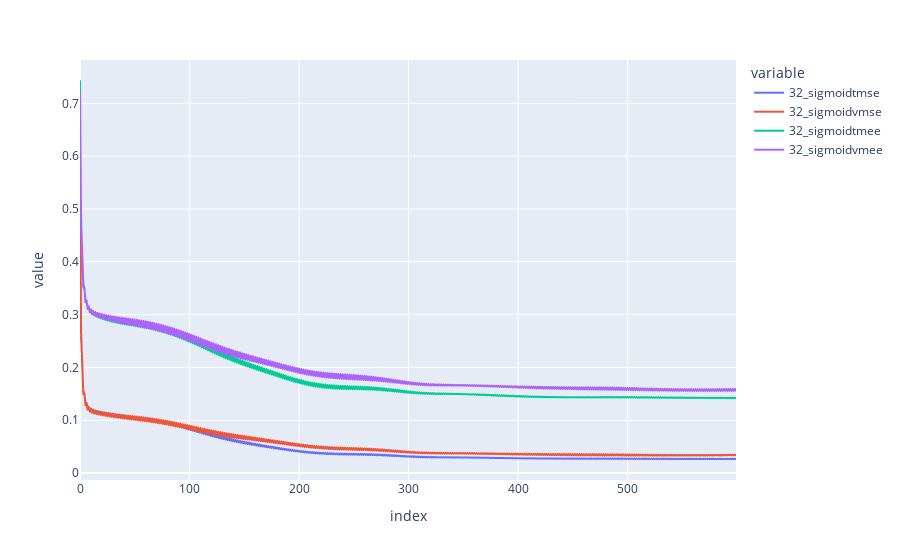
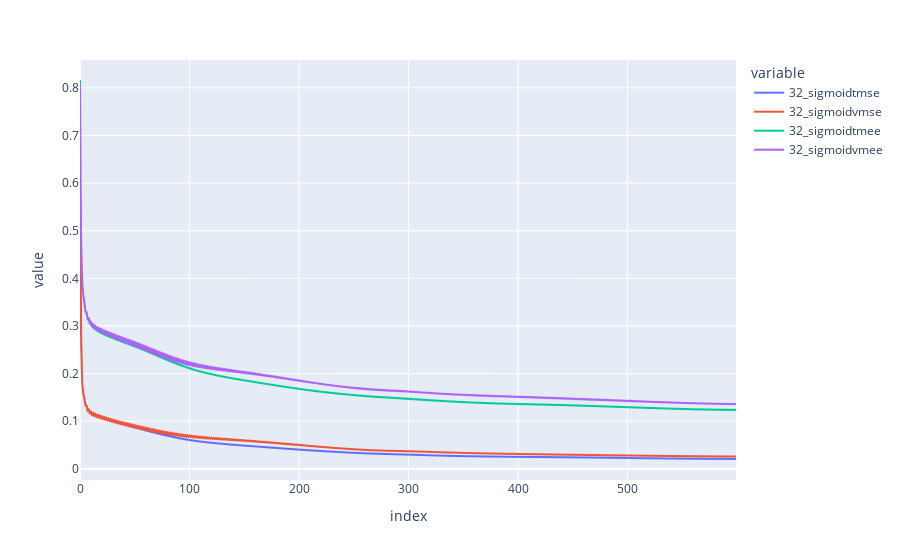
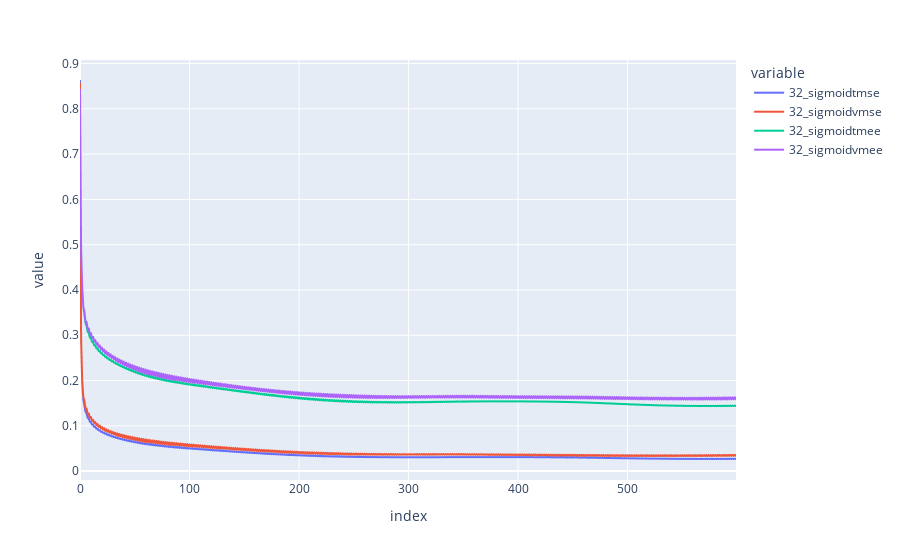
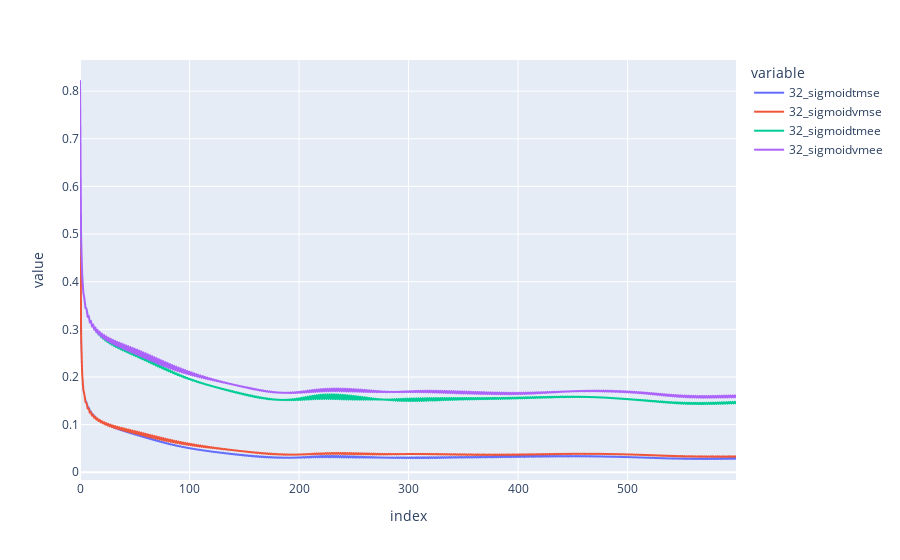

Source (notebook cell) for these figures, in order:
### Code cell
dic_list = []
for dummy in interesting_model:
    dic = {}
    dic[dummy['top_name'] + 'tmse'] = dummy['stats']['training_mean_squared_error']
    dic[dummy['top_name'] + 'vmse'] = dummy['stats']['validation_mean_squared_error']
    dic[dummy['top_name'] + 'tmee'] = dummy['stats']['training_mean_euclidean_error']
    dic[dummy['top_name'] + 'vmee'] = dummy['stats']['validation_mean_euclidean_error']
    dic_list.append(pd.DataFrame(dic))
    
for i in dic_list:
    fig = px.line(i)
    fig.show()

### Figure 1 — Plotly figure (JSON) as saved in the notebook; plotly's stock layout.template omitted (floating-point values rounded to 4 significant figures; data arrays with more than 128 entries replaced by an {"elided": "..."} marker saying what was removed)
{"data": [{"hovertemplate": "variable=32_sigmoidtmse<br>index=%{x}<br>value=%{y}<extra></extra>", "legendgroup": "32_sigmoidtmse", "line": {"color": "#636efa", "dash": "solid"}, "marker": {"symbol": "circle"}, "mode": "lines", "name": "32_sigmoidtmse", "showlegend": true, "type": "scattergl", "x": {"elided": "600 int values"}, "xaxis": "x", "y": {"elided": "600 float values"}, "yaxis": "y"}, {"hovertemplate": "variable=32_sigmoidvmse<br>index=%{x}<br>value=%{y}<extra></extra>", "legendgroup": "32_sigmoidvmse", "line": {"color": "#EF553B", "dash": "solid"}, "marker": {"symbol": "circle"}, "mode": "lines", "name": "32_sigmoidvmse", "showlegend": true, "type": "scattergl", "x": {"elided": "600 int values"}, "xaxis": "x", "y": {"elided": "600 float values"}, "yaxis": "y"}, {"hovertemplate": "variable=32_sigmoidtmee<br>index=%{x}<br>value=%{y}<extra></extra>", "legendgroup": "32_sigmoidtmee", "line": {"color": "#00cc96", "dash": "solid"}, "marker": {"symbol": "circle"}, "mode": "lines", "name": "32_sigmoidtmee", "showlegend": true, "type": "scattergl", "x": {"elided": "600 int values"}, "xaxis": "x", "y": {"elided": "600 float values"}, "yaxis": "y"}, {"hovertemplate": "variable=32_sigmoidvmee<br>index=%{x}<br>value=%{y}<extra></extra>", "legendgroup": "32_sigmoidvmee", "line": {"color": "#ab63fa", "dash": "solid"}, "marker": {"symbol": "circle"}, "mode": "lines", "name": "32_sigmoidvmee", "showlegend": true, "type": "scattergl", "x": {"elided": "600 int values"}, "xaxis": "x", "y": {"elided": "600 float values"}, "yaxis": "y"}], "layout": {"legend": {"title": {"text": "variable"}, "tracegroupgap": 0}, "margin": {"t": 60}, "xaxis": {"anchor": "y", "domain": [0, 1], "title": {"text": "index"}}, "yaxis": {"anchor": "x", "domain": [0, 1], "title": {"text": "value"}}}}

### Figure 2 — Plotly figure (JSON) as saved in the notebook; plotly's stock layout.template omitted (floating-point values rounded to 4 significant figures; data arrays with more than 128 entries replaced by an {"elided": "..."} marker saying what was removed)
{"data": [{"hovertemplate": "variable=32_sigmoidtmse<br>index=%{x}<br>value=%{y}<extra></extra>", "legendgroup": "32_sigmoidtmse", "line": {"color": "#636efa", "dash": "solid"}, "marker": {"symbol": "circle"}, "mode": "lines", "name": "32_sigmoidtmse", "showlegend": true, "type": "scattergl", "x": {"elided": "600 int values"}, "xaxis": "x", "y": {"elided": "600 float values"}, "yaxis": "y"}, {"hovertemplate": "variable=32_sigmoidvmse<br>index=%{x}<br>value=%{y}<extra></extra>", "legendgroup": "32_sigmoidvmse", "line": {"color": "#EF553B", "dash": "solid"}, "marker": {"symbol": "circle"}, "mode": "lines", "name": "32_sigmoidvmse", "showlegend": true, "type": "scattergl", "x": {"elided": "600 int values"}, "xaxis": "x", "y": {"elided": "600 float values"}, "yaxis": "y"}, {"hovertemplate": "variable=32_sigmoidtmee<br>index=%{x}<br>value=%{y}<extra></extra>", "legendgroup": "32_sigmoidtmee", "line": {"color": "#00cc96", "dash": "solid"}, "marker": {"symbol": "circle"}, "mode": "lines", "name": "32_sigmoidtmee", "showlegend": true, "type": "scattergl", "x": {"elided": "600 int values"}, "xaxis": "x", "y": {"elided": "600 float values"}, "yaxis": "y"}, {"hovertemplate": "variable=32_sigmoidvmee<br>index=%{x}<br>value=%{y}<extra></extra>", "legendgroup": "32_sigmoidvmee", "line": {"color": "#ab63fa", "dash": "solid"}, "marker": {"symbol": "circle"}, "mode": "lines", "name": "32_sigmoidvmee", "showlegend": true, "type": "scattergl", "x": {"elided": "600 int values"}, "xaxis": "x", "y": {"elided": "600 float values"}, "yaxis": "y"}], "layout": {"legend": {"title": {"text": "variable"}, "tracegroupgap": 0}, "margin": {"t": 60}, "xaxis": {"anchor": "y", "domain": [0, 1], "title": {"text": "index"}}, "yaxis": {"anchor": "x", "domain": [0, 1], "title": {"text": "value"}}}}

### Figure 3 — Plotly figure (JSON) as saved in the notebook; plotly's stock layout.template omitted (floating-point values rounded to 4 significant figures; data arrays with more than 128 entries replaced by an {"elided": "..."} marker saying what was removed)
{"data": [{"hovertemplate": "variable=32_sigmoidtmse<br>index=%{x}<br>value=%{y}<extra></extra>", "legendgroup": "32_sigmoidtmse", "line": {"color": "#636efa", "dash": "solid"}, "marker": {"symbol": "circle"}, "mode": "lines", "name": "32_sigmoidtmse", "showlegend": true, "type": "scattergl", "x": {"elided": "600 int values"}, "xaxis": "x", "y": {"elided": "600 float values"}, "yaxis": "y"}, {"hovertemplate": "variable=32_sigmoidvmse<br>index=%{x}<br>value=%{y}<extra></extra>", "legendgroup": "32_sigmoidvmse", "line": {"color": "#EF553B", "dash": "solid"}, "marker": {"symbol": "circle"}, "mode": "lines", "name": "32_sigmoidvmse", "showlegend": true, "type": "scattergl", "x": {"elided": "600 int values"}, "xaxis": "x", "y": {"elided": "600 float values"}, "yaxis": "y"}, {"hovertemplate": "variable=32_sigmoidtmee<br>index=%{x}<br>value=%{y}<extra></extra>", "legendgroup": "32_sigmoidtmee", "line": {"color": "#00cc96", "dash": "solid"}, "marker": {"symbol": "circle"}, "mode": "lines", "name": "32_sigmoidtmee", "showlegend": true, "type": "scattergl", "x": {"elided": "600 int values"}, "xaxis": "x", "y": {"elided": "600 float values"}, "yaxis": "y"}, {"hovertemplate": "variable=32_sigmoidvmee<br>index=%{x}<br>value=%{y}<extra></extra>", "legendgroup": "32_sigmoidvmee", "line": {"color": "#ab63fa", "dash": "solid"}, "marker": {"symbol": "circle"}, "mode": "lines", "name": "32_sigmoidvmee", "showlegend": true, "type": "scattergl", "x": {"elided": "600 int values"}, "xaxis": "x", "y": {"elided": "600 float values"}, "yaxis": "y"}], "layout": {"legend": {"title": {"text": "variable"}, "tracegroupgap": 0}, "margin": {"t": 60}, "xaxis": {"anchor": "y", "domain": [0, 1], "title": {"text": "index"}}, "yaxis": {"anchor": "x", "domain": [0, 1], "title": {"text": "value"}}}}

### Figure 4 — Plotly figure (JSON) as saved in the notebook; plotly's stock layout.template omitted (floating-point values rounded to 4 significant figures; data arrays with more than 128 entries replaced by an {"elided": "..."} marker saying what was removed)
{"data": [{"hovertemplate": "variable=32_sigmoidtmse<br>index=%{x}<br>value=%{y}<extra></extra>", "legendgroup": "32_sigmoidtmse", "line": {"color": "#636efa", "dash": "solid"}, "marker": {"symbol": "circle"}, "mode": "lines", "name": "32_sigmoidtmse", "showlegend": true, "type": "scattergl", "x": {"elided": "600 int values"}, "xaxis": "x", "y": {"elided": "600 float values"}, "yaxis": "y"}, {"hovertemplate": "variable=32_sigmoidvmse<br>index=%{x}<br>value=%{y}<extra></extra>", "legendgroup": "32_sigmoidvmse", "line": {"color": "#EF553B", "dash": "solid"}, "marker": {"symbol": "circle"}, "mode": "lines", "name": "32_sigmoidvmse", "showlegend": true, "type": "scattergl", "x": {"elided": "600 int values"}, "xaxis": "x", "y": {"elided": "600 float values"}, "yaxis": "y"}, {"hovertemplate": "variable=32_sigmoidtmee<br>index=%{x}<br>value=%{y}<extra></extra>", "legendgroup": "32_sigmoidtmee", "line": {"color": "#00cc96", "dash": "solid"}, "marker": {"symbol": "circle"}, "mode": "lines", "name": "32_sigmoidtmee", "showlegend": true, "type": "scattergl", "x": {"elided": "600 int values"}, "xaxis": "x", "y": {"elided": "600 float values"}, "yaxis": "y"}, {"hovertemplate": "variable=32_sigmoidvmee<br>index=%{x}<br>value=%{y}<extra></extra>", "legendgroup": "32_sigmoidvmee", "line": {"color": "#ab63fa", "dash": "solid"}, "marker": {"symbol": "circle"}, "mode": "lines", "name": "32_sigmoidvmee", "showlegend": true, "type": "scattergl", "x": {"elided": "600 int values"}, "xaxis": "x", "y": {"elided": "600 float values"}, "yaxis": "y"}], "layout": {"legend": {"title": {"text": "variable"}, "tracegroupgap": 0}, "margin": {"t": 60}, "xaxis": {"anchor": "y", "domain": [0, 1], "title": {"text": "index"}}, "yaxis": {"anchor": "x", "domain": [0, 1], "title": {"text": "value"}}}}
